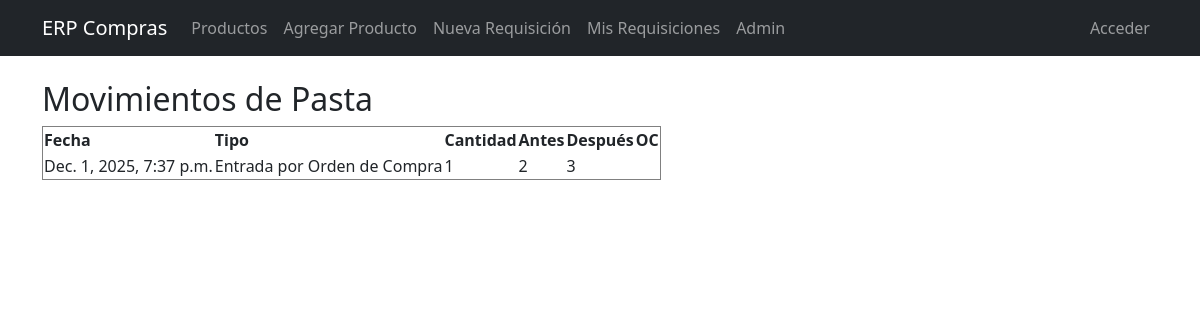
The page /compras/productos/2/movimientos/ (signed in) on the database its author committed.
### compras/models.py (models this page shows, shortened)
class Producto(models.Model):
    nombre = models.CharField(max_length=100)
    sku = models.CharField(max_length=50)
    cantidad = models.IntegerField()
    descripcion = models.TextField(blank=True)
    precio = models.DecimalField(max_digits=10, decimal_places=2)

class MovimientoInventario(models.Model):
    TIPO_MOVIMIENTO = [
        ("ENTRADA_OC", "Entrada por Orden de Compra"),
    ]
    producto = models.ForeignKey(Producto, on_delete=models.CASCADE, related_name="movimientos")
    orden_compra = models.ForeignKey(OrdenCompra, on_delete=models.CASCADE, blank=True, null=True)
    fecha = models.DateTimeField(auto_now_add=True)
    tipo = models.CharField(max_length=20, choices=TIPO_MOVIMIENTO)
    cantidad = models.IntegerField()
    existencia_antes = models.IntegerField()
    existencia_despues = models.IntegerField()

### compras/views.py (the view)
# urls.py: path('productos/<int:id>/movimientos/', views.movimientos_producto, name='movimientos_producto'),
@login_required
def movimientos_producto(request, id):
    producto = get_object_or_404(Producto, id=id)
    movimientos = producto.movimientos.order_by('-fecha')
    return render(request, "compras/movimientos_producto.html", {
        "producto": producto,
        "movimientos": movimientos,
    })

### compras/templates/compras/movimientos_producto.html (shortened to what this page needs)
{% extends "compras/base.html" %}
{% block content %}
<h2>Movimientos de {{ producto.nombre }}</h2>
<table border="1">
    <tr>
        <th>Fecha</th>
        <th>Tipo</th>
        <th>Cantidad</th>
        <th>Antes</th>
        <th>Después</th>
        <th>OC</th>
    </tr>
    {% for mov in movimientos %}
    <tr>
        <td>{{ mov.fecha }}</td>
        <td>{{ mov.get_tipo_display }}</td>
        <td>{{ mov.cantidad }}</td>
        <td>{{ mov.existencia_antes }}</td>
        <td>{{ mov.existencia_despues }}</td>
        <td>{% if mov.orden_compra %}{{ mov.orden_compra.consecutivo }}{% endif %}</td>
    </tr>
    {% empty %}
    <tr><td colspan="6">Sin movimientos registrados.</td></tr>
    {% endfor %}
</table>
{% endblock %}

### rows shown on the page
Producto: nombre "Pasta"
MovimientoInventario: fecha "Dec. 1, 2025, 7:37 p.m.", tipo "Entrada por Orden de Compra", cantidad "1", existencia_antes "2", existencia_despues "3"
